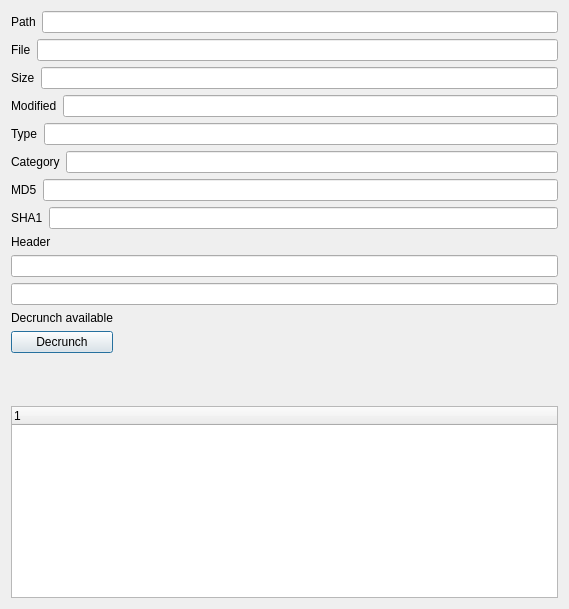
<?xml version="1.0" encoding="UTF-8"?>
<ui version="4.0">
 <class>DetailsDialog</class>
 <widget class="QDialog" name="DetailsDialog">
  <property name="geometry">
   <rect>
    <x>0</x>
    <y>0</y>
    <width>569</width>
    <height>609</height>
   </rect>
  </property>
  <property name="sizePolicy">
   <sizepolicy hsizetype="Preferred" vsizetype="Minimum">
    <horstretch>0</horstretch>
    <verstretch>0</verstretch>
   </sizepolicy>
  </property>
  <property name="windowTitle">
   <string>Dialog</string>
  </property>
  <layout class="QVBoxLayout" name="verticalLayout_4">
   <item>
    <layout class="QVBoxLayout" name="verticalLayout_3">
     <property name="sizeConstraint">
      <enum>QLayout::SetMinimumSize</enum>
     </property>
     <item>
      <layout class="QHBoxLayout" name="horizontalLayout">
       <item>
        <widget class="QLabel" name="label_6">
         <property name="text">
          <string>Path</string>
         </property>
        </widget>
       </item>
       <item>
        <widget class="QLineEdit" name="txtPath">
         <property name="readOnly">
          <bool>true</bool>
         </property>
        </widget>
       </item>
      </layout>
     </item>
     <item>
      <layout class="QHBoxLayout" name="horizontalLayout_2">
       <item>
        <widget class="QLabel" name="label">
         <property name="text">
          <string>File</string>
         </property>
        </widget>
       </item>
       <item>
        <widget class="QLineEdit" name="txtFileName">
         <property name="readOnly">
          <bool>true</bool>
         </property>
        </widget>
       </item>
      </layout>
     </item>
     <item>
      <layout class="QHBoxLayout" name="horizontalLayout_4">
       <item>
        <widget class="QLabel" name="label_2">
         <property name="text">
          <string>Size</string>
         </property>
        </widget>
       </item>
       <item>
        <widget class="QLineEdit" name="txtFileSize">
         <property name="readOnly">
          <bool>true</bool>
         </property>
        </widget>
       </item>
      </layout>
     </item>
     <item>
      <layout class="QHBoxLayout" name="horizontalLayout_3">
       <item>
        <widget class="QLabel" name="label_7">
         <property name="text">
          <string>Modified</string>
         </property>
        </widget>
       </item>
       <item>
        <widget class="QLineEdit" name="txtModificationStamp">
         <property name="readOnly">
          <bool>true</bool>
         </property>
        </widget>
       </item>
      </layout>
     </item>
     <item>
      <layout class="QHBoxLayout" name="horizontalLayout_5">
       <item>
        <widget class="QLabel" name="label_4">
         <property name="text">
          <string>Type</string>
         </property>
        </widget>
       </item>
       <item>
        <widget class="QLineEdit" name="txtFileType">
         <property name="readOnly">
          <bool>true</bool>
         </property>
        </widget>
       </item>
      </layout>
     </item>
     <item>
      <layout class="QHBoxLayout" name="horizontalLayout_6">
       <item>
        <widget class="QLabel" name="label_5">
         <property name="text">
          <string>Category</string>
         </property>
        </widget>
       </item>
       <item>
        <widget class="QLineEdit" name="txtCategory">
         <property name="readOnly">
          <bool>true</bool>
         </property>
        </widget>
       </item>
      </layout>
     </item>
     <item>
      <layout class="QHBoxLayout" name="horizontalLayout_7">
       <item>
        <widget class="QLabel" name="label_8">
         <property name="text">
          <string>MD5</string>
         </property>
        </widget>
       </item>
       <item>
        <widget class="QLineEdit" name="txtMd5">
         <property name="readOnly">
          <bool>true</bool>
         </property>
        </widget>
       </item>
      </layout>
     </item>
     <item>
      <layout class="QHBoxLayout" name="horizontalLayout_8">
       <item>
        <widget class="QLabel" name="label_9">
         <property name="text">
          <string>SHA1</string>
         </property>
        </widget>
       </item>
       <item>
        <widget class="QLineEdit" name="txtSha1">
         <property name="readOnly">
          <bool>true</bool>
         </property>
        </widget>
       </item>
      </layout>
     </item>
     <item>
      <layout class="QVBoxLayout" name="verticalLayout">
       <item>
        <widget class="QLabel" name="label_3">
         <property name="text">
          <string>Header</string>
         </property>
        </widget>
       </item>
       <item>
        <widget class="QLineEdit" name="txtHeader">
         <property name="readOnly">
          <bool>true</bool>
         </property>
        </widget>
       </item>
       <item>
        <widget class="QLineEdit" name="txtAscii">
         <property name="readOnly">
          <bool>true</bool>
         </property>
        </widget>
       </item>
       <item>
        <layout class="QHBoxLayout" name="horizontalLayout_9">
         <item>
          <layout class="QVBoxLayout" name="verticalLayout_2">
           <item>
            <widget class="QLabel" name="lblDecrunch">
             <property name="text">
              <string>Decrunch available</string>
             </property>
            </widget>
           </item>
           <item>
            <widget class="QPushButton" name="cmdDecrunch">
             <property name="text">
              <string>Decrunch</string>
             </property>
            </widget>
           </item>
          </layout>
         </item>
         <item>
          <spacer name="horizontalSpacer">
           <property name="orientation">
            <enum>Qt::Horizontal</enum>
           </property>
           <property name="sizeHint" stdset="0">
            <size>
             <width>40</width>
             <height>20</height>
            </size>
           </property>
          </spacer>
         </item>
        </layout>
       </item>
       <item>
        <spacer name="verticalSpacer">
         <property name="orientation">
          <enum>Qt::Vertical</enum>
         </property>
         <property name="sizeHint" stdset="0">
          <size>
           <width>20</width>
           <height>10</height>
          </size>
         </property>
        </spacer>
       </item>
       <item>
        <layout class="QVBoxLayout" name="verticalLayout_5">
         <item>
          <widget class="QTreeWidget" name="archiveList">
           <column>
            <property name="text">
             <string notr="true">1</string>
            </property>
           </column>
          </widget>
         </item>
        </layout>
       </item>
      </layout>
     </item>
    </layout>
   </item>
  </layout>
 </widget>
 <resources/>
 <connections/>
</ui>
